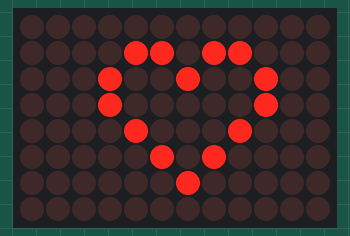
The sketch below on a simulated Arduino Uno R4 WiFi. Shown: 12×8 LED matrix.

Above: at 0.1 s.
At 1.1 s:
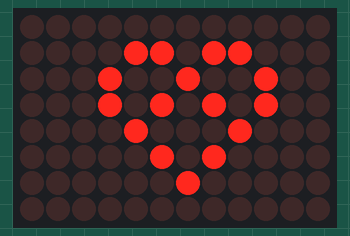

The sketch:

q2.ino
```cpp
#include "Arduino_LED_Matrix.h" // Include the LED_Matrix Library
ArduinoLEDMatrix matrix; // Create an instance of the ArduinoLEDMatrix class
uint8_t frame[8][12] = {
 { 0, 0, 0, 0, 0, 0, 0, 0, 0, 0, 0, 0 },
 { 0, 0, 0, 0, 1, 1, 0, 1, 1, 0, 0, 0 },
 { 0, 0, 0, 1, 0, 0, 1, 0, 0, 1, 0, 0 },
 { 0, 0, 0, 1, 0, 0, 0, 0, 0, 1, 0, 0 },
 { 0, 0, 0, 0, 1, 0, 0, 0, 1, 0, 0, 0 },
 { 0, 0, 0, 0, 0, 1, 0, 1, 0, 0, 0, 0 },
 { 0, 0, 0, 0, 0, 0, 1, 0, 0, 0, 0, 0 },
 { 0, 0, 0, 0, 0, 0, 0, 0, 0, 0, 0, 0 }
}; // Pre-defined 2D array
void setup() {
 matrix.begin(); // Initialize LED matrix
}
void smile(){
 frame[3][5] = 1;
 frame[3][7] = 1;
}
void face(){
 frame[3][5] = 0;
 frame[3][7] = 0;
}
void loop(){
face();
matrix.renderBitmap(frame, 8, 12); // Display pattern on the LED matrix
delay(1000);
smile();
matrix.renderBitmap(frame, 8, 12);
delay(1000);
}
```

Measured:
- what the display in image 1 shows lasts 1.0 s, from 1.0 s to 2.0 s
